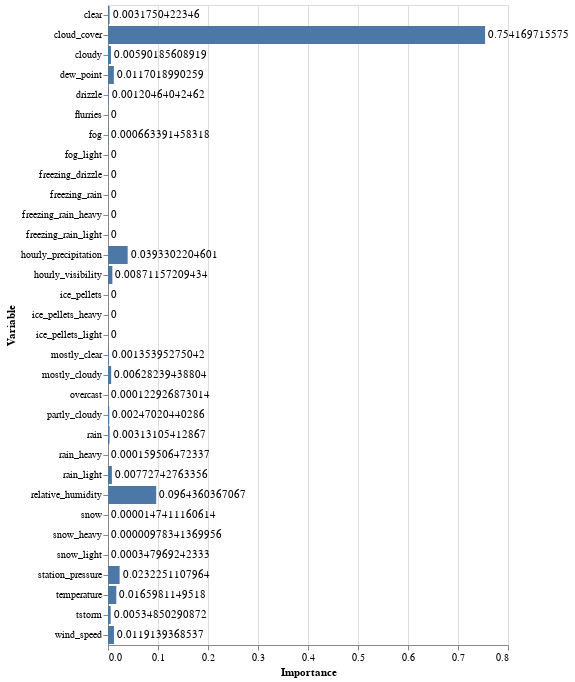

Notebook code for this chart:
### Code cell
import altair as alt

source = pd.DataFrame({
    'Variable': list(df.drop(columns=['dni_efficiency', 'ghi_efficiency', 'dhi_efficiency', 'STATION','DATE',
                                            'latitude','longitude'])),
    'Importance': (list(rfc.feature_importances_))
})

bars = alt.Chart(source).mark_bar().encode(
    y='Variable:N',
    x="Importance:Q"
)

text = bars.mark_text(
    align='left',
    baseline='middle',
    dx=3  # Nudges text to right so it doesn't appear on top of the bar
).encode(
    text='Importance:Q'
)

(bars + text)

### Figure 1 — Vega-Lite specification as saved in the notebook (floating-point values rounded to 4 significant figures)
{"config": {"view": {"continuousWidth": 400, "continuousHeight": 300}}, "layer": [{"mark": "bar", "encoding": {"x": {"type": "quantitative", "field": "Importance"}, "y": {"type": "nominal", "field": "Variable"}}}, {"mark": {"type": "text", "align": "left", "baseline": "middle", "dx": 3}, "encoding": {"text": {"type": "quantitative", "field": "Importance"}, "x": {"type": "quantitative", "field": "Importance"}, "y": {"type": "nominal", "field": "Variable"}}}], "data": {"name": "data-69de75be56e9a68230a660fa07e6e284"}, "$schema": "https://vega.github.io/schema/vega-lite/v4.8.1.json", "datasets": {"data-69de75be56e9a68230a660fa07e6e284": [{"Variable": "temperature", "Importance": 0.0166}, {"Variable": "dew_point", "Importance": 0.0117}, {"Variable": "relative_humidity", "Importance": 0.09644}, {"Variable": "hourly_precipitation", "Importance": 0.03933}, {"Variable": "station_pressure", "Importance": 0.02323}, {"Variable": "wind_speed", "Importance": 0.01191}, {"Variable": "hourly_visibility", "Importance": 0.008712}, {"Variable": "cloud_cover", "Importance": 0.7542}, {"Variable": "mostly_cloudy", "Importance": 0.006282}, {"Variable": "mostly_clear", "Importance": 0.001354}, {"Variable": "clear", "Importance": 0.003175}, {"Variable": "cloudy", "Importance": 0.005902}, {"Variable": "partly_cloudy", "Importance": 0.00247}, {"Variable": "overcast", "Importance": 0.0001229}, {"Variable": "rain_light", "Importance": 0.007727}, {"Variable": "tstorm", "Importance": 0.005349}, {"Variable": "drizzle", "Importance": 0.001205}, {"Variable": "rain_heavy", "Importance": 0.0001595}, {"Variable": "rain", "Importance": 0.003131}, {"Variable": "fog", "Importance": 0.0006634}, {"Variable": "snow_light", "Importance": 0.000348}, {"Variable": "snow", "Importance": 1.474e-05}, {"Variable": "snow_heavy", "Importance": 9.783e-06}, {"Variable": "freezing_rain", "Importance": 0.0}, {"Variable": "ice_pellets", "Importance": 0.0}, {"Variable": "ice_pellets_light", "Importance": 0.0}, {"Variable": "freezing_drizzle", "Importance": 0.0}, {"Variable": "ice_pellets_heavy", "Importance": 0.0}, {"Variable": "flurries", "Importance": 0.0}, {"Variable": "freezing_rain_heavy", "Importance": 0.0}, {"Variable": "freezing_rain_light", "Importance": 0.0}, {"Variable": "fog_light", "Importance": 0.0}]}}
